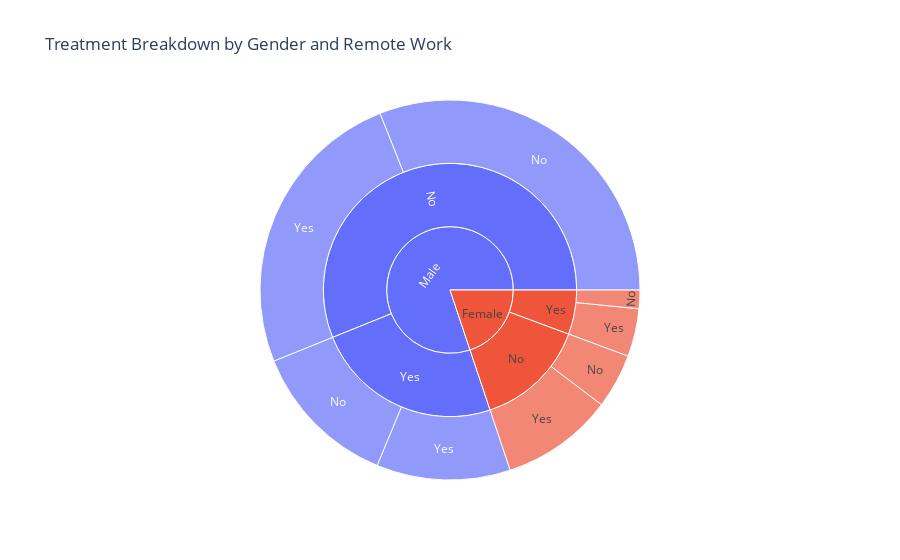

Here is the notebook cell this chart was saved with:
### Code cell
import plotly.express as px

df_sunburst = df[df['Gender'].isin(['Male', 'Female'])]

fig = px.sunburst(
    df_sunburst,
    path=['Gender', 'remote_work', 'treatment'],
    title="Treatment Breakdown by Gender and Remote Work"
)
fig.show()

### Figure 1 — Plotly figure (JSON) as saved in the notebook; plotly's stock layout.template omitted (floating-point values rounded to 4 significant figures)
{"data": [{"branchvalues": "total", "domain": {"x": [0, 1], "y": [0, 1]}, "hovertemplate": "labels=%{label}<br>count=%{value}<br>parent=%{parent}<br>id=%{id}<extra></extra>", "ids": ["Female/No/No", "Male/No/No", "Female/Yes/No", "Male/Yes/No", "Female/No/Yes", "Male/No/Yes", "Female/Yes/Yes", "Male/Yes/Yes", "Female/No", "Male/No", "Female/Yes", "Male/Yes", "Female", "Male"], "labels": ["No", "No", "No", "No", "Yes", "Yes", "Yes", "Yes", "No", "No", "Yes", "Yes", "Female", "Male"], "name": "", "parents": ["Female/No", "Male/No", "Female/Yes", "Male/Yes", "Female/No", "Male/No", "Female/Yes", "Male/Yes", "Female", "Male", "Female", "Male", "", ""], "type": "sunburst", "values": [56, 373, 19, 152, 115, 302, 49, 137, 171, 675, 68, 289, 239, 964]}], "layout": {"legend": {"tracegroupgap": 0}, "title": {"text": "Treatment Breakdown by Gender and Remote Work"}}}
